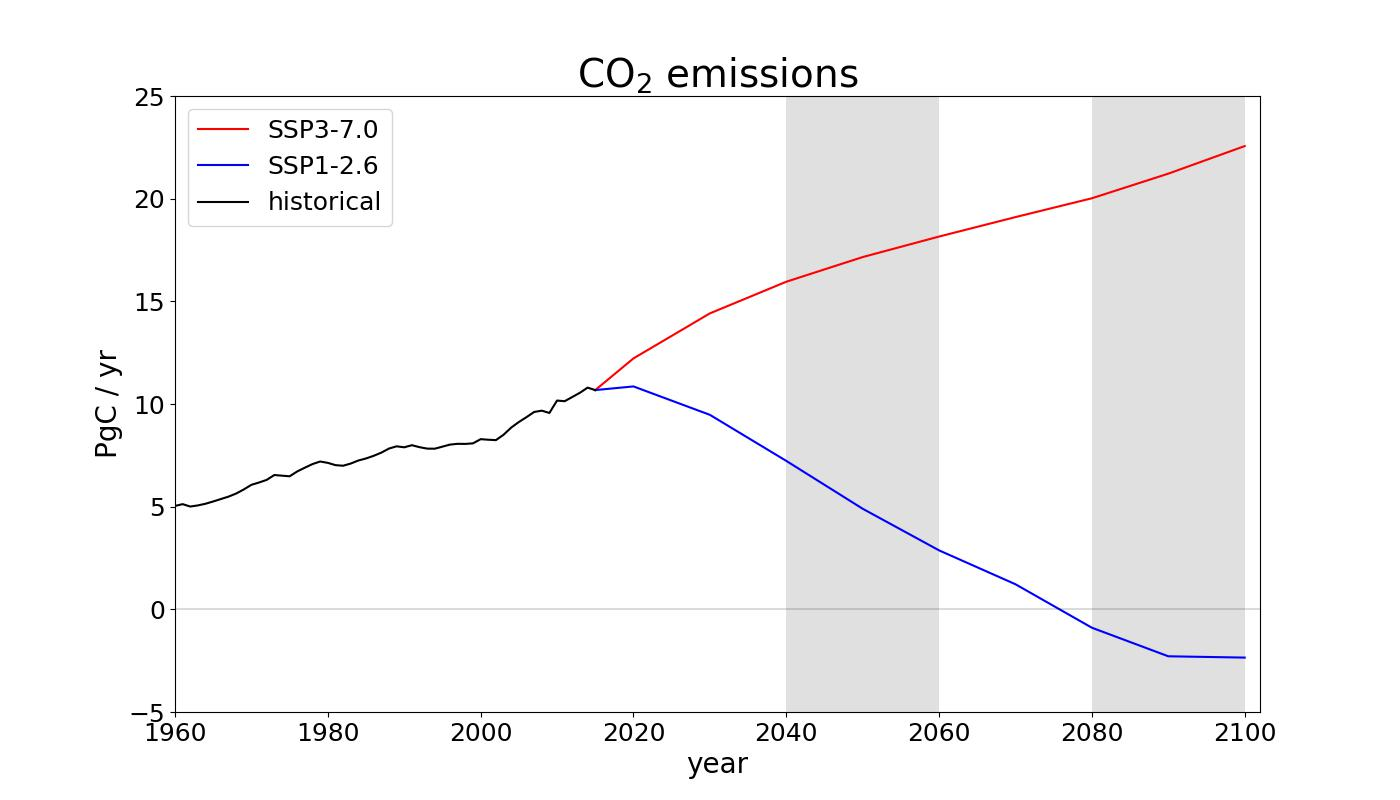

Write Python code to recreate this figure.
import numpy as np
import matplotlib.pyplot as plt
import iris
import iris.plot as iplt
import iris.quickplot as qplt
import glob
import os
import sys

# developed and tested at Python version is 3.8.13

# SSP future CO2 emissions taken from IIASA web page:
# https://tntcat.iiasa.ac.at/SspDb/dsd?Action=htmlpage&page=50
'''
World 	AIM/CGE - SSP3-70 (Baseline) 	CMIP6 Emissions|CO2 	Mt CO2/yr 	39148.758 	44808.038 	52847.359 	58497.970 	62904.059 	66568.368 	70041.979 	73405.226 	77799.049 	82725.833
World 	IMAGE - SSP1-26 	CMIP6 Emissions|CO2 	Mt CO2/yr 	39152.726 	39804.013 	34734.424 	26509.183 	17963.539 	10527.979 	4476.328 	-3285.043 	-8385.183 	-8617.786
'''

y = np.array([2015, 2020, 2030, 2040, 2050, 2060, 2070, 2080, 2090, 2100])
e_370 = np.array([39148.758, 44808.038, 52847.359, 58497.970, 62904.059, 66568.368, 70041.979, 73405.226, 77799.049, 82725.833])
e_126 = np.array([39152.726, 39804.013, 34734.424, 26509.183, 17963.539, 10527.979, 4476.328, -3285.043, -8385.183, -8617.786])

e_370 = e_370*12./44. * 1e-3
e_126 = e_126*12./44. * 1e-3

# historical emissions stored locally:
y_hist,e_hist = np.loadtxt('DATA/Fig1_emiss.dat',skiprows=1).T

# land-use emissions available from C4MIP website:
# https://c4mip.net/cmip6-experiments
LU_emiss = iris.load('DATA/CMIP6_C4MIP_landuse_emissions.nc')[0]

# create hist anthro emissions
e_hist_tot = e_hist+LU_emiss.data[1:]*1e-12

# add extra year to end of hist to avoid gap in plotting

y_hist = np.append(y_hist, y[0])
e_hist_tot = np.append(e_hist_tot, e_370[0])

# Plot figure
fig = plt.figure(figsize=(14, 8))

plt.plot(y,e_370, 'r', label='SSP3-7.0')
plt.plot(y,e_126, 'b', label='SSP1-2.6')
plt.plot(y_hist,e_hist_tot, 'k', label='historical')

plt.fill_between([2040,2060], [-5,-5], [25,25], facecolor='#999999', alpha=0.3)
plt.fill_between([2080,2100], [-5,-5], [25,25], facecolor='#999999', alpha=0.3)

plt.axhline(0, color='k', lw=0.2)
plt.legend(fontsize=18)

plt.title('CO$_2$ emissions', fontsize=28)
plt.ylabel('PgC / yr', fontsize=20)
plt.xlabel('year', fontsize=20)

ax=plt.gca()
ax.tick_params(labelsize=18)

plt.xlim(1960,2102)
plt.ylim(-5,25)

plt.savefig('Fig1_scenario_emiss.jpg')
